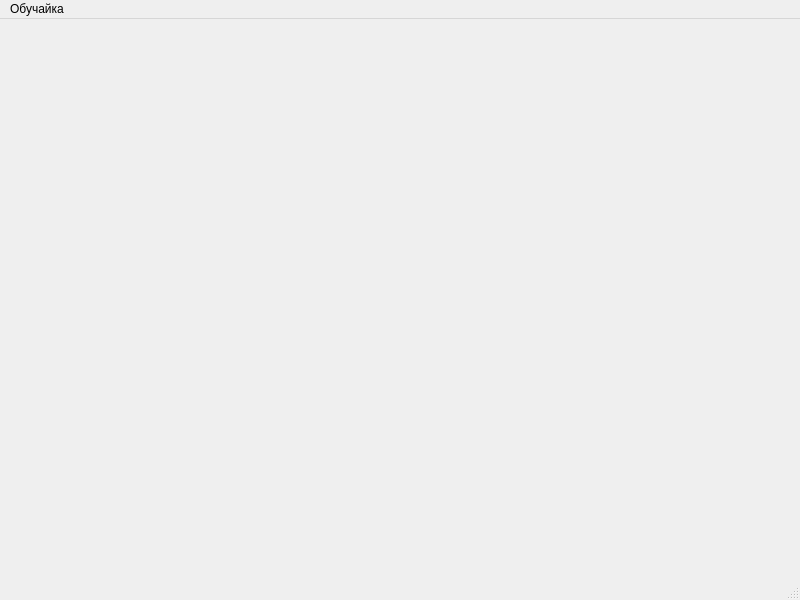
<?xml version="1.0" encoding="UTF-8"?>
<ui version="4.0">
 <class>MainWindow</class>
 <widget class="QMainWindow" name="MainWindow">
  <property name="geometry">
   <rect>
    <x>0</x>
    <y>0</y>
    <width>800</width>
    <height>600</height>
   </rect>
  </property>
  <property name="windowTitle">
   <string>MainWindow</string>
  </property>
  <widget class="QWidget" name="centralwidget"/>
  <widget class="QMenuBar" name="menubar">
   <property name="geometry">
    <rect>
     <x>0</x>
     <y>0</y>
     <width>800</width>
     <height>22</height>
    </rect>
   </property>
   <widget class="QMenu" name="menudfsg">
    <property name="title">
     <string>Обучайка</string>
    </property>
   </widget>
   <addaction name="menudfsg"/>
  </widget>
  <widget class="QStatusBar" name="statusbar"/>
 </widget>
 <resources/>
 <connections/>
</ui>
